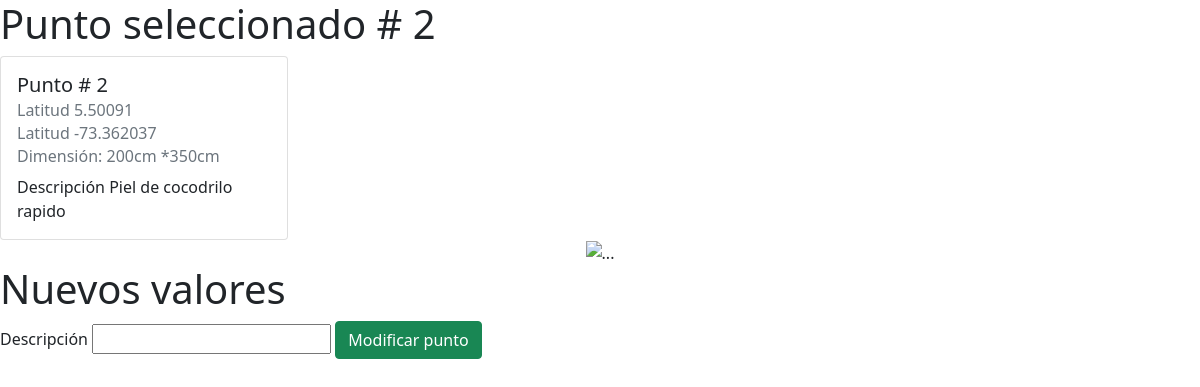
Screenshot of /modify/2 with the database file from the repository.
### main.py (models this page shows)
class Conservacion(db.Model):
    Punto = db.Column(db.Integer, primary_key=True)
    Latitud = db.Column(db.Float,unique=True, nullable=False)
    Longitud = db.Column(db.Float, nullable=False)
    Dimension = db.Column(db.String(250), nullable=False)
    Descripcion = db.Column(db.String(250), nullable=False)
    Link = db.Column(db.Text(50), nullable=False)
    Coordenada = db.Column(db.Text(50), nullable=False)

### main.py (the view)
@app.route('/modify/<num>')
def modify(num):
    modificar = Conservacion.query.get(num)
    return render_template('modify.html',modify = modificar)

### templates/modify.html (shortened to what this page needs)
<!DOCTYPE html>
<html lang="en">
  <head>
    <link rel="stylesheet" href="../static/css/conservacion.css" />
    <link
      href="https://cdn.jsdelivr.net/npm/bootstrap@5.0.2/dist/css/bootstrap.min.css"
      rel="stylesheet"
    />
  </head>
  <body>
    <h1>Punto seleccionado # {{modify['Punto']}}</h1>
    <div class="card" style="width: 18rem;">
        <div class="card-body">
          <h5 class="card-title">Punto # {{modify['Punto']}}</h5>
          <h6 class="card-subtitle mb-2 text-muted">Latitud {{modify['Latitud']}}</h6>
          <h6 class="card-subtitle mb-2 text-muted">Latitud {{modify['Longitud']}}</h6>
          <h6 class="card-subtitle mb-2 text-muted">Dimensión:  {{modify['Dimension']}}</h6>
          <p class="card-text">Descripción {{modify['Descripcion']}} </p>
        </div>
      </div>
      <div class="text-center">
        <img src="../static/images/punto{{modify['Punto']}}.jpg"  width="600" height="600" class="text-center" alt="...">
      </div>
      <h1>Nuevos valores</h1>
    <form action="{{ url_for('change', num=modify['Punto']) }}" method="POST">
      <label>Descripción</label>
      <input name="desc" type="text" />
      <button class="btn btn-success" type="submit">Modificar punto</button>
    </form>

### rows the page displays
Conservacion: Punto "2", Latitud "5.50091", Longitud "-73.362037", Dimension "200cm *350cm", Descripcion "Piel de cocodrilo rapido"
